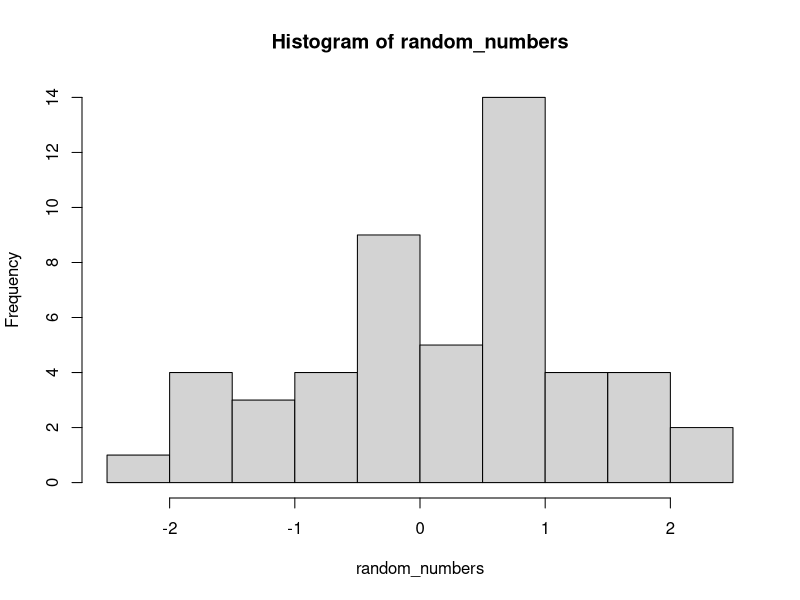

The R script that drew this image:
#' # Title of R Project Here

#+ knitr setup, include=FALSE
# some setup options for outputing markdown files; feel free to ignore these
# These are the default options for this report; more information about options here: https://yihui.name/knitr/options/
knitr::opts_chunk$set(eval = TRUE, # evaluate code chunks
                      include = TRUE, # include the console output of the code in the final document
                      echo = FALSE, # include the code that generated the report in the final report
                      warning = FALSE, # include warnings
                      message = FALSE, # include console messages
                      collapse = TRUE, # Merge code blocks and output blocks, if possible.
                      dpi = 300, # the default figure resolution
                      fig.dim = c(9, 9), # the default figure dimensions
                      out.width = '98%', # the default figure output width
                      out.height = '98%', # the default figure output height
                      cache = TRUE) # save the calculations so that kniting is faster each time. (Sometimes this option can cause issues and images won't reflect the most recent code changes, if this happens, just delete the *_cache folder and reknit the code.)
#+ loading libraries and set seed

library(plyr) # always load before tidyverse to avoid conflicts with dplyr
packageVersion("plyr")
library(tidyverse)
packageVersion("tidyverse")

set.seed(12345)

#' ## The start of your analyses
#' Any markdown following the ```#'``` will be interpreted as markdown.
#' For example:
#' # Header 1
#' ## Header 2
#' ### Header 3
#' #### Header 4
#' **italics**
#' _Bold_
#' 
#' * This is 
#' * a bulleted list
#' 
#' 1. This is
#' 2. A numbered list
#' 
#' Anything not prefaced by ```#'``` will be interepreted as R code. 
#' For example: 

random_numbers <- rnorm(n = 50)
hist(random_numbers)
